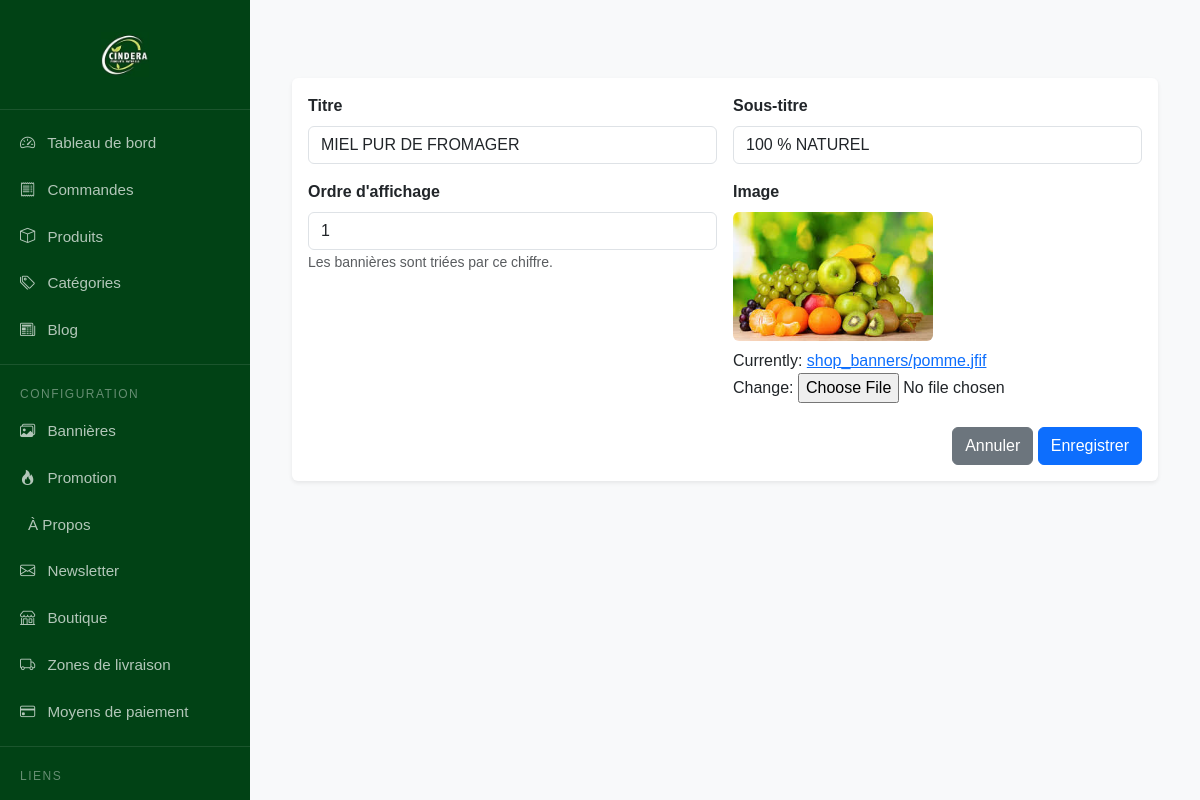
/boutique/dashboard/banners/1/edit/ (signed in), run on the app's committed database.
### shop/models.py (models this page shows, shortened)
class Banner(models.Model):
    image = models.ImageField(upload_to='shop_banners/')
    title = models.CharField(max_length=200, blank=True)
    subtitle = models.CharField(max_length=200, blank=True)
    order = models.PositiveIntegerField(default=0)
    class Meta:
        ordering = ['order']
        verbose_name = "Bannière"
        verbose_name_plural = "Bannières"

### shop/views.py (the view)
# urls.py: path("dashboard/banners/<int:pk>/edit/", views.banner_update, name="banner_update"),
@login_required
def banner_update(request, pk):
    banner = get_object_or_404(Banner, pk=pk)
    if request.method == "POST":
        form = BannerForm(request.POST, request.FILES, instance=banner)
        if form.is_valid():
            form.save()
            messages.success(request, "Bannière mise à jour ✅")
            return redirect("products:banner_list")
    else:
        form = BannerForm(instance=banner)
    return render(request, "dashboard/banner_form.html", {
        "form": form
    })

### shop/forms.py
class BannerForm(forms.ModelForm):
    class Meta:
        model = Banner
        fields = ["image", "title", "subtitle", "order"]
        widgets = {
            "title": forms.TextInput(attrs={"class": "form-control", "placeholder": "Titre"}),
            "subtitle": forms.TextInput(attrs={"class": "form-control", "placeholder": "Sous-titre"}),
            "order": forms.NumberInput(attrs={"class": "form-control"}),
        }

### shop/context_processors.py (called while the page is built)
def cart_item_count(request):
    cart = request.session.get('cart', {})
    total_quantity = sum(int(item['quantity']) for item in cart.values())
    return {'cart_item_count': total_quantity}

def categories_context(request):
    return {
        'categories': Category.objects.all()
    }

### templates/dashboard/banner_form.html (shortened to what this page needs)
{% extends "dashboard/base_dashboard.html" %}
{% block content %}
<div class="container-fluid py-4">
    <div class="card shadow-sm border-0">
        <div class="card-body">
            <form method="post" enctype="multipart/form-data">
                <div class="row g-3">
                    <div class="col-md-6">
                        <label class="form-label fw-bold">Titre</label>
                        {{ form.title }}
                    </div>
                    <div class="col-md-6">
                        <label class="form-label fw-bold">Sous-titre</label>
                        {{ form.subtitle }}
                    </div>
                    <div class="col-md-6">
                        <label class="form-label fw-bold">Ordre d'affichage</label>
                        {{ form.order }}
                        <small class="text-muted">Les bannières sont triées par ce chiffre.</small>
                    </div>
                    <div class="col-md-6">
                        <label class="form-label fw-bold">Image</label>
                        {% if form.instance.image %}
                            <div class="mb-2">
                                <img src="{{ form.instance.image.url }}" class="rounded" style="max-width: 200px;">
                            </div>
                        {% endif %}
                        {{ form.image }}
                    </div>
                </div>
                <div class="text-end mt-4">
                    <a href="{% url 'products:banner_list' %}" class="btn btn-secondary">Annuler</a>
                    <button type="submit" class="btn btn-primary">Enregistrer</button>
                </div>
            </form>
        </div>
    </div>
</div>
{% endblock %}

### templates/dashboard/base_dashboard.html (style rules this page uses)
body { background-color: #f8f9fa; }
body { background-color: #f8f9fa; font-family: 'Poppins', sans-serif; }

### data on the page
Banner: title "MIEL PUR DE FROMAGER", subtitle "100 % NATUREL", order "1", instance.image (picture)
